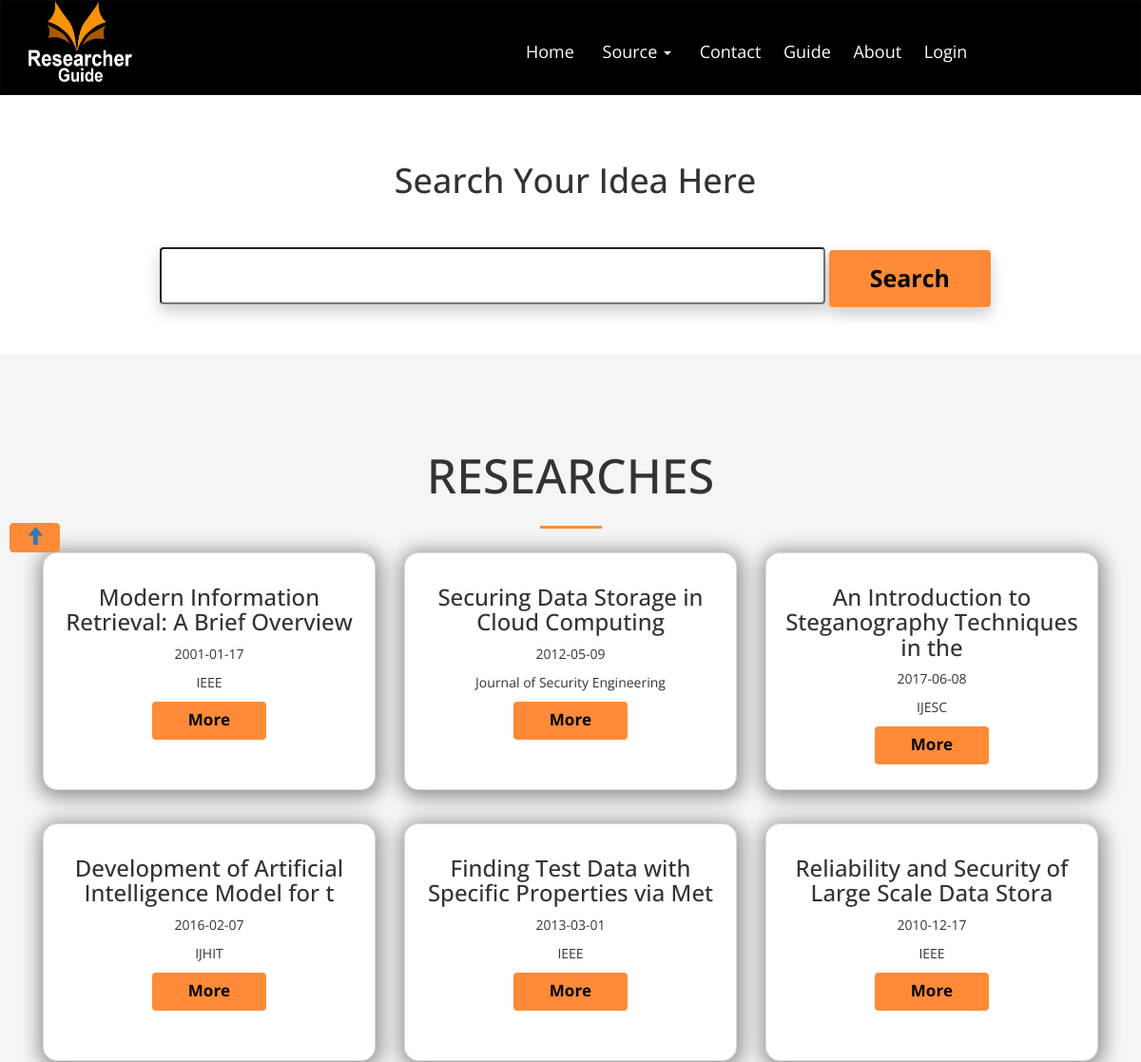
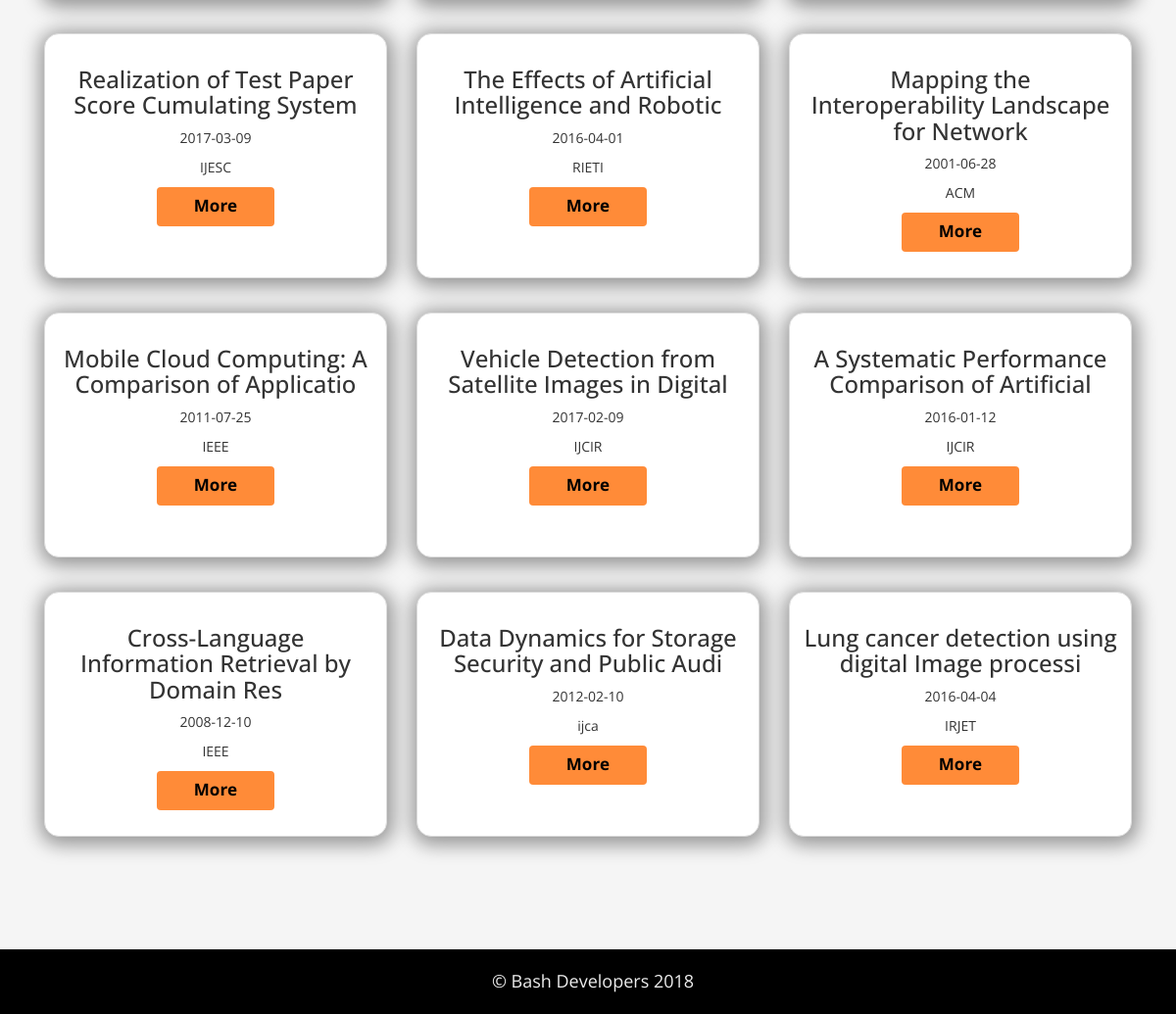
/researches.php, run on the app's committed database (2 pictures, top to bottom).
### tables this page shows
CREATE TABLE `researches` (
  `re_id` int(11) NOT NULL,
  `re_title` varchar(50) NOT NULL,
  `re_preview` text NOT NULL,
  `re_date` date NOT NULL,
  `magazine_name` varchar(50) NOT NULL,
  `r_idFK` bigint(14) NOT NULL,
  `file` text NOT NULL
);

### researches.php (the view, shortened to what this page needs)
<?php
include("header.php");
include("navbar.php");
?>
<div class="searchdiv">
  <div class="container animatedParent">
    <h1>Search Your Idea Here</h1>
    <form id="searchForm" method="post" action="searchresult_researches.php">
            <fieldset class="animatedParent" >
                <input class="sbox" id="s" name="search" type="text" />
                <input class="btn btnsearch animated shake  "  name="submit" type="submit" value="Search" id="submitButton" />
            </fieldset>
        </form>
  </div>
</div>
<div class="awesome text-center ">
    <div class="container animatedParent">
        <h2 class="awesome-head h1 head-border-center uppercase animated bounceInDown slowest">Researches</h2>
        <?php
            $select_user="SELECT * FROM researches ";
            if($stmt =$connect->prepare($select_user))
            {
                    if($stmt->execute())
                    {
                        $result=$stmt->get_result();
                        while($row=$result->fetch_assoc())
                        {
                            echo "<div class='col-sm-6 col-md-4 animated fadeInRightShort  '>";
                            echo "<div class='thumbnail cedit   '>";
                            echo "<div class=' caption '>";
                            echo "<h3>".$row['re_title']."</h3>";
                            echo "<p>".$row['re_date']."</p>";
                            echo "<p>".$row['magazine_name']."</p>";
                            echo "<p><a class='btn btnmore' role='button' href='view_research.php?research_id=".$_SESSION["research_id"]."'>More</a> </p>";
                            echo "</div>";
                            echo "</div>";
                            echo "</div>";
                        }
                    }
            }
        ?>
    </div>
</div>
<?php
include("footer.php");
?>

### css/main.css (style rules this page uses)
* { -webkit-box-sizing: border-box; -moz-box-sizing: border-box; box-sizing: border-box; }
body { font-family: 'Open Sans', sans-serif }
.searchdiv { display: block; margin: 30px auto; padding: 20px; text-align: center; }
.searchdiv h1 { margin-bottom: 50px; }
.searchdiv .sbox { width: 700px; height: 60px; border-radius: 4px; font-size: 18px; box-shadow: 0px 8px 16px 0px rgba(0, 0, 0, 0.2); }
.searchdiv .btnsearch { background-color: #ff8b38; color: black; height: 60px; width: 170px; font-size: 25px; padding-left: 40px; padding-right: 40px; font-weight: bold; transition: all .7s; box-shadow: 0px 8px 16px 0px rgba(0, 0, 0, 0.2); }
.awesome { padding: 80px 0; background-color: #f5f5f5; }
.awesome .awesome-head { font-size: 50px }
.uppercase { text-transform: uppercase; }
.head-border-center:after { content: ''; display: block; width: 65px; height: 3px; background-color: #ff8b38; margin: 25px auto; }
.btnmore { background-color: #ff8b38; color: black; height: 40px; width: 120px; font-size: 17px; font-weight: bold; text-align: center; }
.cedit { height: 250px; margin-bottom: 35px; border-radius: 15px; box-shadow: 1px 3px 19px 5px rgba(0, 0, 0, .4); }

### css/animations.css (style rules this page uses)
.animated { -webkit-animation-duration: 1s; animation-duration: 1s; -webkit-animation-fill-mode: both; animation-fill-mode: both; }
.slowest { -webkit-animation-duration: 3s; animation-duration: 3s; -webkit-animation-fill-mode: both; animation-fill-mode: both; }
.bounceInRight, .bounceInLeft, .bounceInUp, .bounceInDown { opacity:0; -webkit-transform: translateX(400px); transform: translateX(400px); }
.bounceInDown.go { -webkit-animation-name: bounceInDown; animation-name: bounceInDown; }
.shake.go { -webkit-animation-name: shake; animation-name: shake; }
.fadeInRightShort { opacity: 0; -webkit-transform: translateX(20px); transform: translateX(20px); }
.fadeInRightShort.go { -webkit-animation-name: fadeInRightShort; animation-name: fadeInRightShort; }

### data on the page
researches: re_title "Modern Information Retrieval: A Brief Overview", re_date "2001-01-17", magazine_name "IEEE"
researches: re_title "Securing Data Storage in Cloud Computing", re_date "2012-05-09", magazine_name "Journal of Security Engineering"
researches: re_title "An Introduction to Steganography Techniques in the", re_date "2017-06-08", magazine_name "IJESC"
researches: re_title "Development of Artificial Intelligence Model for t", re_date "2016-02-07", magazine_name "IJHIT"
researches: re_title "Finding Test Data with Specific Properties via Met", re_date "2013-03-01", magazine_name "IEEE"
researches: re_title "Reliability and Security of Large Scale Data Stora", re_date "2010-12-17", magazine_name "IEEE"
researches: re_title "Realization of Test Paper Score Cumulating System", re_date "2017-03-09", magazine_name "IJESC"
researches: re_title "The Effects of Artificial Intelligence and Robotic", re_date "2016-04-01", magazine_name "RIETI"
researches: re_title "Mapping the Interoperability Landscape for Network", re_date "2001-06-28", magazine_name "ACM"
researches: re_title "Mobile Cloud Computing: A Comparison of Applicatio", re_date "2011-07-25", magazine_name "IEEE"
researches: re_title "Vehicle Detection from Satellite Images in Digital", re_date "2017-02-09", magazine_name "IJCIR"
researches: re_title "A Systematic Performance Comparison of Artificial", re_date "2016-01-12", magazine_name "IJCIR"
researches: re_title "Cross-Language Information Retrieval by Domain Res", re_date "2008-12-10", magazine_name "IEEE"
researches: re_title "Data Dynamics for Storage Security and Public Audi", re_date "2012-02-10", magazine_name "ijca"
researches: re_title "Lung cancer detection using digital Image processi", re_date "2016-04-04", magazine_name "IRJET"
